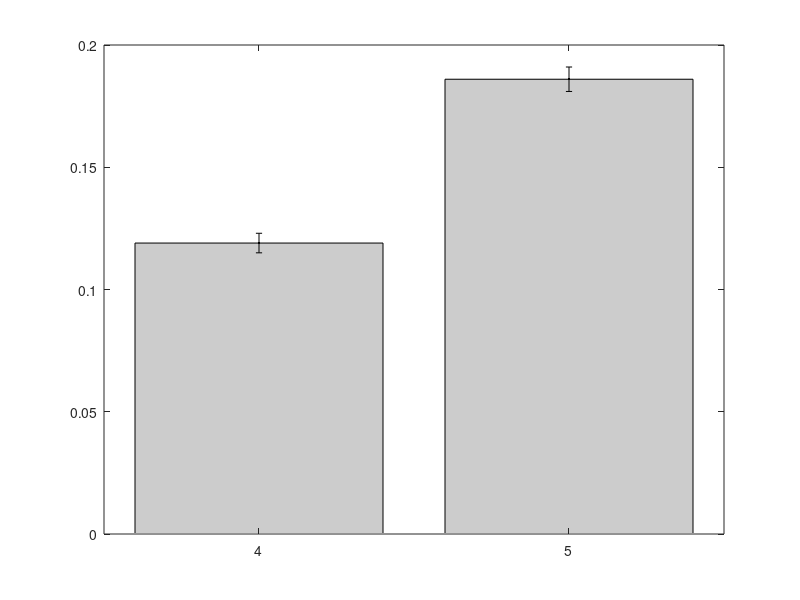

MATLAB code to generate this figure: (Note: this script raises an error after producing the figure.)
function plot_dimensional_scaling()
    figure('Position', [100, 100, 800, 600]);
    
    dimensions = [4, 5];
    growth_rates = [0.119, 0.186];
    uncertainties = [0.004, 0.005];
    
    bar(dimensions, growth_rates, 'FaceColor', [0.8 0.8 0.8]); hold on;
    errorbar(dimensions, growth_rates, uncertainties, 'k.', 'LineWidth', 2);
    
    ratio = 0.186 / 0.119;
    text(3.5, 0.16, sprintf('Ratio d5/d4 = %.3f', ratio), ...
         'FontSize', 12, 'FontWeight', 'bold');
    
    xlabel('Dimension'); 
    ylabel('Growth Rate');
    title('Dimensional Scaling of Instability'); 
    grid on;
    saveas(gcf, 'dimensional_scaling.png');
end
